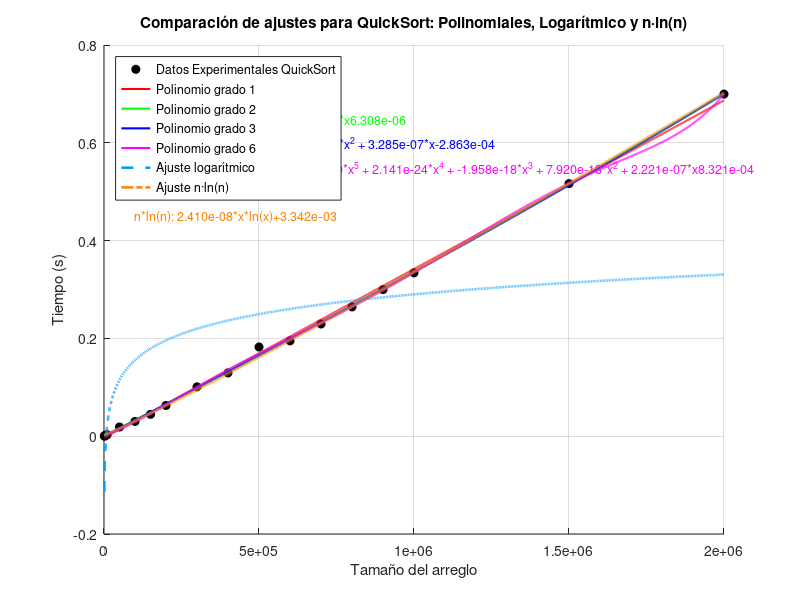

MATLAB code for this plot:
%% COMPARACIÓN DE AJUSTES: POLINOMIAL, LOGARÍTMICO Y n·ln(n) CON ECUACIONES
clear; clc; close all;

%% VALORES DE X
x = [1000
2000
3000
4000
5000
8000
10000
50000
100000
150000
200000
300000
400000
500000
600000
700000
800000
900000
1000000
1500000
2000000];

%% VALORES DE Y = F(x) EN MILISEGUNDOS
y = [0.000280857
0.000571013
0.00088191
0.001354933
0.001519918
0.002567053
0.003012896
0.018736839
0.030143976
0.044699907
0.062839031
0.100879908
0.12943697
0.182451963
0.194983959
0.229493141
0.264369965
0.299826145
0.334182024
0.51654315
0.699624062
];

%% CONFIGURACIÓN DE AJUSTES POLINOMIALES
grados = [1, 2, 3, 6];             % Grados polinomiales
colors = ['r', 'g', 'b', 'm'];     % Colores para polinomios
linewidths = 1.5;

%% ESPACIO DE EVALUACIÓN
xi = linspace(min(x), max(x), 10000);

%% FIGURA PRINCIPAL
figure('Units','normalized','Position',[0.1 0.1 0.7 0.6]);
hold on;

% PUNTOS EXPERIMENTALES
plot(x, y, 'ko', 'MarkerFaceColor', 'k', 'DisplayName', 'Datos Experimentales QuickSort');

% AJUSTES POLINOMIALES
for i = 1:length(grados)
    grado = grados(i);
    p = polyfit(x, y, grado);
    z = polyval(p, xi);
    
    plot(xi, z, colors(i), 'LineWidth', linewidths, 'DisplayName', sprintf('Polinomio grado %d', grado));
    
    % Mostrar ecuación sobre la gráfica
    func_str = sprintf('Grado %d: ', grado);
    for j = 1:length(p)
        exp = length(p) - j;
        if exp == 0
            func_str = [func_str, sprintf('%.3e', p(j))];
        elseif exp == 1
            func_str = [func_str, sprintf(' + %.3e*x', p(j))];
        else
            func_str = [func_str, sprintf(' + %.3e*x^%d', p(j), exp)];
        end
    end
    text(0.05, 0.9 - (i-1)*0.05, func_str, 'Units','normalized', 'Color', colors(i), 'FontSize',9);
end

% AJUSTE LOGARÍTMICO
p_log = polyfit(log(x), y, 1);
a = p_log(1); c = p_log(2);
z_log = polyval(p_log, log(xi));
plot(xi, z_log, '--', 'Color', [0 0.6 1], 'LineWidth', 1.8, 'DisplayName', 'Ajuste logarítmico');

% Ecuación logarítmica sobre la gráfica
text(0.05, 0.9 - length(grados)*0.05, ...
    sprintf('Log: %.3e*ln(x)+%.3e', a, c), 'Units','normalized', 'Color',[0 0.6 1], 'FontSize',9);

% AJUSTE n·ln(n)
p_nlogn = polyfit(x .* log(x), y, 1);
b = p_nlogn(1); d = p_nlogn(2);
z_nlogn = polyval(p_nlogn, xi .* log(xi));
plot(xi, z_nlogn, '-.', 'Color', [1 0.5 0], 'LineWidth', 1.8, 'DisplayName', 'Ajuste n·ln(n)');

% Ecuación n*ln(n) sobre la gráfica
text(0.05, 0.9 - (length(grados)+1)*0.05, ...
    sprintf('n*ln(n): %.3e*x*ln(x)+%.3e', b, d), 'Units','normalized', 'Color',[1 0.5 0], 'FontSize',9);

% CONFIGURACIÓN FINAL
grid on;
xlabel('Tamaño del arreglo');
ylabel('Tiempo (s)');
title('Comparación de ajustes para QuickSort: Polinomiales, Logarítmico y n·ln(n)');
legend('Location', 'northwest');
%set(gca, 'XScale', 'log');
hold off;